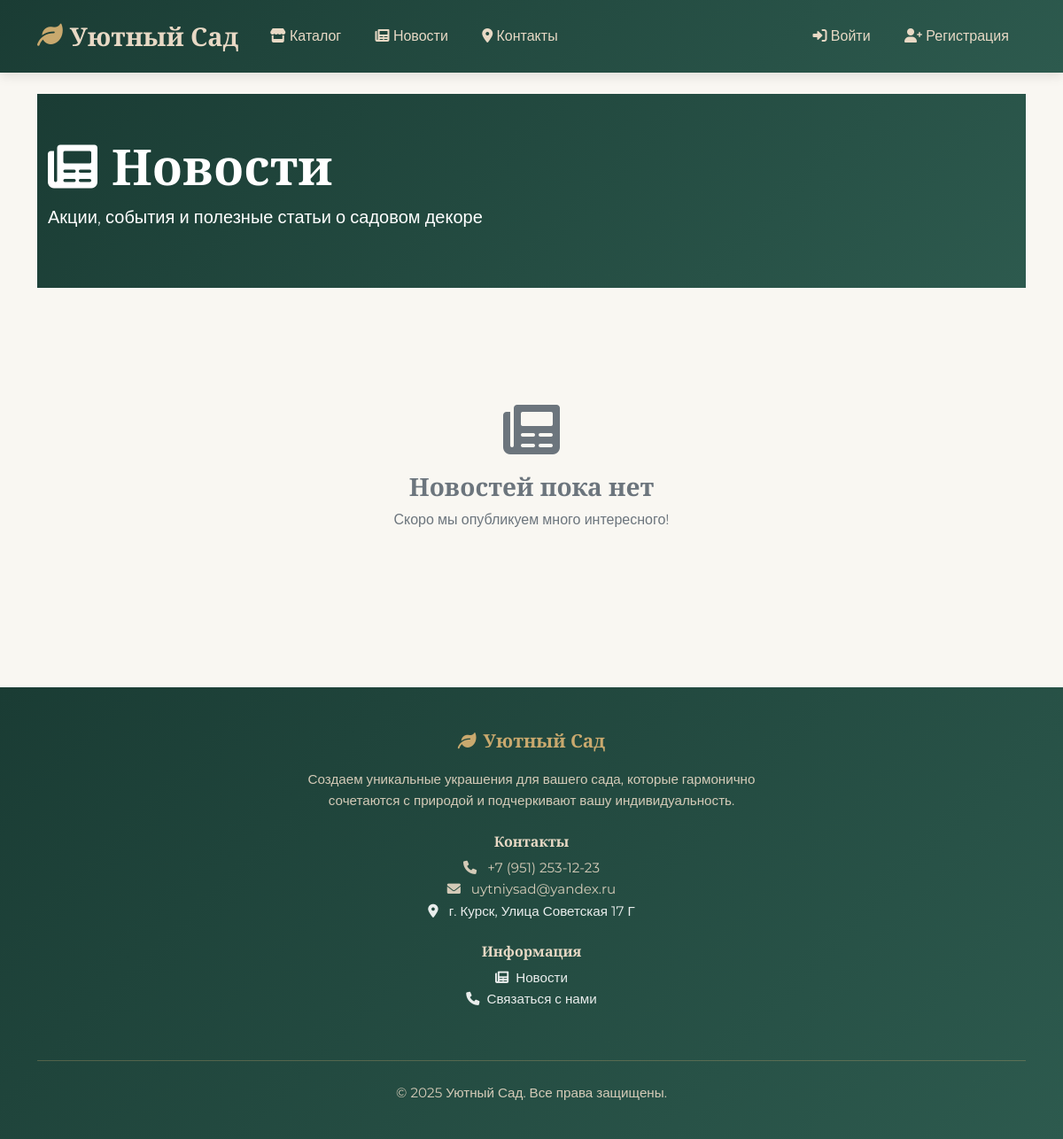
Before: /news/ with the older database file.
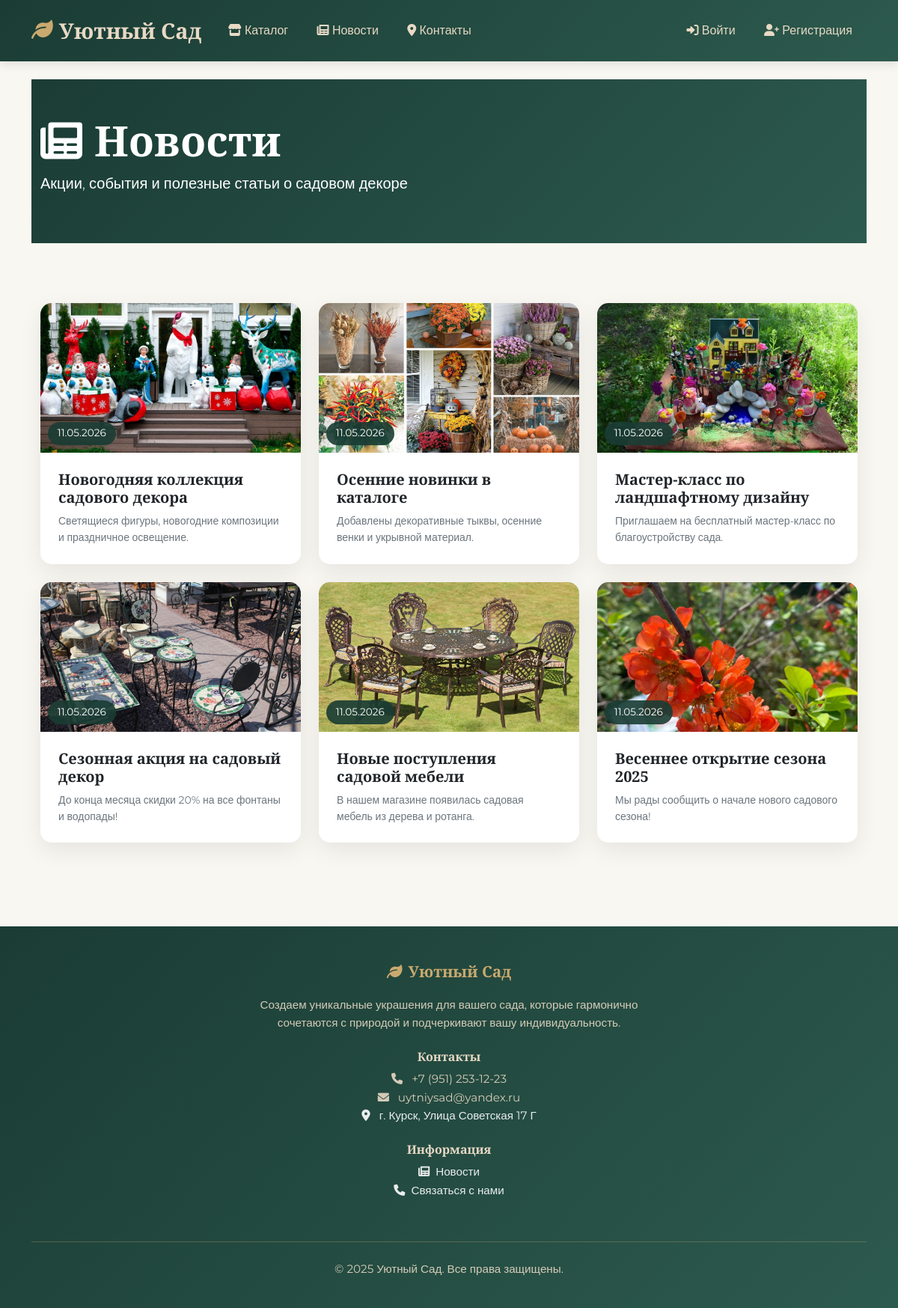
After: the same page with the newer database file.
### products/models.py (models this page shows, shortened)
class News(models.Model):
    title = models.CharField(max_length=100, verbose_name="Заголовок")
    slug = models.SlugField(max_length=100, unique=True, blank=True, verbose_name="URL")
    short_description = models.CharField(max_length=300, verbose_name="Краткое описание")
    content = models.TextField(verbose_name="Содержание")
    image = models.ImageField(upload_to='news', blank=True, null=True, verbose_name="Изображение")
    is_published = models.BooleanField(default=True, verbose_name="Опубликовано")
    created_at = models.DateTimeField(auto_now_add=True, verbose_name="Дата создания")
    updated_at = models.DateTimeField(auto_now=True, verbose_name="Дата обновления")
    class Meta:
        verbose_name = "Новость"
        verbose_name_plural = "Новости"
        ordering = ['-created_at']

### products/views.py (the view)
# urls.py: path('news/', views.news_list, name='news_list'),
def news_list(request):
    news = News.objects.filter(is_published=True).order_by('-created_at')
    paginator = Paginator(news, 6)
    page = request.GET.get('page', 1)
    try:
        news_page = paginator.page(page)
    except PageNotAnInteger:
        news_page = paginator.page(1)
    except EmptyPage:
        news_page = paginator.page(paginator.num_pages)
    return render(request, 'products/news_list.html', {
        'news': news_page,
    })

### cart/context_processors.py (called while the page is built, shortened)
def cart(request):
    return {'cart': None}

### templates/products/news_list.html (shortened to what this page needs)
{% extends 'base.html' %}
{% load static %}
{% block content %}
<div class="page-header">
    <div class="container">
        <h1 class="display-4 fw-bold"><i class="fas fa-newspaper me-3"></i>Новости</h1>
        <p class="lead">Акции, события и полезные статьи о садовом декоре</p>
    </div>
</div>
<section class="py-5">
    <div class="container">
        {% if news %}
        <div class="row g-4">
            {% for item in news %}
            <div class="col-md-6 col-lg-4">
                <a href="{% url 'news_detail' item.slug %}" class="text-decoration-none">
                    <div class="news-card">
                        <div class="news-image-wrap">
                            {% if item.image %}
                            <img src="{{ item.image.url }}" alt="{{ item.title }}" class="news-image">
                            {% else %}
                            <div class="news-image d-flex align-items-center justify-content-center bg-secondary">
                                <i class="fas fa-image text-white fa-3x"></i>
                            </div>
                            {% endif %}
                            <span class="news-date">{{ item.created_at|date:"d.m.Y" }}</span>
                        </div>
                        <div class="p-4">
                            <h5 class="mb-2 text-dark">{{ item.title }}</h5>
                            <p class="text-muted mb-0 small news-desc">{{ item.short_description }}</p>
                        </div>
                    </div>
                </a>
            </div>
            {% endfor %}
        </div>
        {% else %}
        <div class="text-center py-5">
            <i class="fas fa-newspaper text-muted fa-4x mb-3"></i>
            <h3 class="text-muted">Новостей пока нет</h3>
            <p class="text-muted">Скоро мы опубликуем много интересного!</p>
        </div>
        {% endif %}
    </div>
</section>
{% endblock %}

### templates/base.html (shortened to what this page needs)
{% load static %}
<!DOCTYPE html>
<html lang="ru">
<head>
    <link href="https://cdn.jsdelivr.net/npm/bootstrap@5.1.3/dist/css/bootstrap.min.css" rel="stylesheet">
    <link href="https://cdnjs.cloudflare.com/ajax/libs/font-awesome/6.0.0/css/all.min.css" rel="stylesheet">
    <link rel="stylesheet" href="{% static 'css/style.css' %}">
</head>
<body>
    <nav class="navbar navbar-expand-lg navbar-dark sticky-top">
        <div class="container">
            <a class="navbar-brand" href="{% url 'home' %}">
                <i class="fas fa-leaf"></i>Уютный Сад
            </a>
            <div class="collapse navbar-collapse" id="navbarNav">
                <ul class="navbar-nav me-auto">
                    <li class="nav-item">
                        <a class="nav-link" href="{% url 'product_list' %}">
                            <i class="fas fa-store"></i> Каталог
                        </a>
                    </li>
                    <li class="nav-item">
                        <a class="nav-link" href="{% url 'news_list' %}">
                            <i class="fas fa-newspaper"></i> Новости
                        </a>
                    </li>
                    <li class="nav-item">
                        <a class="nav-link" href="{% url 'contacts' %}">
                            <i class="fas fa-map-marker-alt"></i> Контакты
                        </a>
                    </li>
                </ul>
                <ul class="navbar-nav ms-auto">
                    {% if user.is_authenticated %}
                        <li class="nav-item">
                            <a class="nav-link" href="{% url 'plant_classifier' %}">
                                <i class="fa-solid fa-comment-nodes"></i> Классификатор
                            </a>
                        </li>
                        <li class="nav-item">
                            <a class="nav-link" href="{% url 'cart_view' %}">
                                <i class="fa-brands fa-openai"></i> Корзина
                                {% if cart and cart.items.count > 0 %}
                                <span class="badge bg-success cart-badge">{{ cart.items.count }}</span>
                                {% else %}
                                <span class="badge bg-success cart-badge" style="display: none;">0</span>
                                {% endif %}
                            </a>
                        </li>
                        <li class="nav-item dropdown">
                            <a class="nav-link dropdown-toggle" href="#" id="userDropdown" role="button" data-bs-toggle="dropdown">
                                <i class="fas fa-user-circle"></i> {{ user.username }}
                            </a>
                            <ul class="dropdown-menu">
                                <li><a class="dropdown-item" href="{% url 'profile' %}"><i class="fas fa-user me-2"></i>Профиль</a></li>
                                <li><a class="dropdown-item" href="{% url 'order_list' %}"><i class="fas fa-clipboard-list me-2"></i>Мои заказы</a></li>
                                {% if user.is_staff %}
                                <li><hr class="dropdown-divider"></li>
                                <li><a class="dropdown-item" href="{% url 'dashboard:dashboard' %}"><i class="fas fa-chart-line me-2"></i>Дашборд</a></li>
                                {% endif %}
                                <li><hr class="dropdown-divider"></li>
                                <li><a class="dropdown-item" href="{% url 'logout' %}"><i class="fas fa-sign-out-alt me-2"></i>Выйти</a></li>
                            </ul>
                        </li>
                    {% else %}
                        <li class="nav-item">
                            <a class="nav-link" href="{% url 'login' %}">
                                <i class="fas fa-sign-in-alt"></i> Войти
                            </a>
                        </li>
                        <li class="nav-item">
                            <a class="nav-link" href="{% url 'register' %}">
                                <i class="fas fa-user-plus"></i> Регистрация
                            </a>
                        </li>
                    {% endif %}
                </ul>
            </div>
        </div>
    </nav>
    <main class="my-4">
        <div class="container">
            {% block content %}{% endblock %}
        </div>
    </main>
    <footer class="footer">
    <div class="container">
        <div class="row justify-content-center">
            <div class="col-lg-6 col-md-8 text-center">
                <h5><i class="fas fa-leaf me-2"></i>Уютный Сад</h5>
                <p class="mb-4">Создаем уникальные украшения для вашего сада, которые гармонично сочетаются с природой и подчеркивают вашу индивидуальность.</p>
                <div class="mb-4">
                    <h6>Контакты</h6>
                    <ul class="list-unstyled">
                        <li><i class="fas fa-phone me-2"></i> +7 (951) 253-12-23</li>
                        <li><i class="fas fa-envelope me-2"></i> uytniysad@yandex.ru</li>
                        <li><a href="{% url 'contacts' %}" class="text-white text-decoration-none"><i class="fas fa-map-marker-alt me-2"></i> г. Курск, Улица Советская 17 Г</a></li>
                    </ul>
                </div>
                <div class="mb-4">
                    <h6>Информация</h6>
                    <ul class="list-unstyled">
                        <li><a href="{% url 'news_list' %}" class="text-white text-decoration-none"><i class="fas fa-newspaper me-2"></i>Новости</a></li>
                        <li><a href="{% url 'contacts' %}" class="text-white text-decoration-none"><i class="fas fa-phone me-2"></i>Связаться с нами</a></li>
                    </ul>
                </div>
            </div>
        </div>
        <div class="footer-bottom text-center">
            <p>&copy; 2025 Уютный Сад. Все права защищены.</p>
        </div>
    </div>
</footer>
</body>
</html>

### static/css/style.css (style rules this page uses)
:root { --primary-green: #2e7d32; --secondary-green: #4caf50; --light-green: #e8f5e9; --dark-green: #1b5e20; --accent-gold: #ffd54f; --text-dark: #333333; --text-light: #666666; --border-light: #e0e0e0; --background-light: #f5f5f5; --white: #ffffff; }
* { margin: 0; padding: 0; box-sizing: border-box; }
body { font-family: 'Roboto', 'Arial', sans-serif; line-height: 1.6; color: var(--text-dark); background-color: var(--white); }
.navbar-brand { font-size: 1.8rem; font-weight: 700; color: var(--primary-green) !important; }
.navbar-brand i { color: var(--secondary-green); }
.navbar { box-shadow: 0 2px 10px rgba(0,0,0,0.1); padding: 0.8rem 0; }
.navbar-nav .nav-link { font-weight: 500; color: var(--text-dark) !important; margin: 0 0.5rem; padding: 0.5rem 1rem !important; border-radius: 4px; transition: all 0.3s ease; }
.footer { background-color: var(--dark-green); color: white; padding: 3rem 0 1rem; margin-top: 4rem; }
.footer h5 { color: var(--accent-gold); margin-bottom: 1rem; }
.footer a { color: #bdbdbd; text-decoration: none; transition: color 0.3s ease; }
.footer-bottom { border-top: 1px solid rgba(255,255,255,0.1); padding-top: 1rem; margin-top: 2rem; }

### templates/base.html (style rules this page uses)
:root { --primary-dark: #1a3c34; --primary-light: #2d5a4e; --accent-gold: #c9a96e; --accent-light: #e8d9c5; --text-dark: #2c2c2c; --text-light: #f8f9fa; --gradient-dark: linear-gradient(135deg, #1a3c34 0%, #2d5a4e 100%); --gradient-light: linear-gradient(135deg, #e8d9c5 0%, #f5efe6 100%); }
body { font-family: 'Montserrat', sans-serif; color: var(--text-dark); background-color: #f9f7f2; line-height: 1.6; }
h1, h2, h3, h4, h5, h6 { font-family: 'Playfair Display', serif; font-weight: 600; }
.navbar { background: var(--gradient-dark) !important; box-shadow: 0 4px 12px rgba(0, 0, 0, 0.1); padding: 0.8rem 0; }
.navbar-brand { font-family: 'Playfair Display', serif; font-weight: 700; font-size: 1.8rem; color: var(--accent-light) !important; display: flex; align-items: center; }
.navbar-brand i { color: var(--accent-gold); margin-right: 0.5rem; }
.navbar-nav .nav-link { color: var(--accent-light) !important; font-weight: 500; padding: 0.5rem 1rem; transition: all 0.3s ease; border-radius: 4px; margin: 0 0.2rem; }
.footer { background: var(--gradient-dark); color: var(--accent-light); padding: 3rem 0 1.5rem; margin-top: 4rem; }
.footer h5 { color: var(--accent-gold); margin-bottom: 1.2rem; font-size: 1.3rem; }
.footer p, .footer li { font-size: 0.95rem; opacity: 0.9; }
.footer-bottom { border-top: 1px solid rgba(201, 169, 110, 0.3); padding-top: 1.5rem; margin-top: 2rem; }
main { min-height: calc(100vh - 300px); }

### templates/products/news_list.html (style rules this page uses)
.news-card { background: white; border-radius: 15px; overflow: hidden; box-shadow: 0 10px 30px rgba(0,0,0,0.08); transition: all 0.3s ease; }
.news-image-wrap { position: relative; height: 200px; overflow: hidden; background: #e0e0e0; }
.news-image { height: 200px; object-fit: cover; width: 100%; display: block; }
.news-date { position: absolute; bottom: 10px; left: 10px; background: rgba(26, 60, 52, 0.9); color: white; padding: 0.3rem 0.8rem; border-radius: 20px; font-size: 0.85rem; }
.news-desc { display: -webkit-box; -webkit-line-clamp: 3; -webkit-box-orient: vertical; overflow: hidden; }
.page-header { background: linear-gradient(135deg, #1a3c34 0%, #2d5a4e 100%); color: white; padding: 3rem 0; margin-bottom: 2rem; }

Changed rows visible on the page:
added News: image (picture), created_at "11.05.2026", title "Новогодняя коллекция садового декора", short_description "Светящиеся фигуры, новогодние композиции и праздничное освещение."
added News: image (picture), created_at "11.05.2026", title "Осенние новинки в каталоге", short_description "Добавлены декоративные тыквы, осенние венки и укрывной материал."
added News: image (picture), created_at "11.05.2026", title "Мастер-класс по ландшафтному дизайну", short_description "Приглашаем на бесплатный мастер-класс по благоустройству сада."
added News: image (picture), created_at "11.05.2026", title "Сезонная акция на садовый декор", short_description "До конца месяца скидки 20% на все фонтаны и водопады!"
added News: image (picture), created_at "11.05.2026", title "Новые поступления садовой мебели", short_description "В нашем магазине появилась садовая мебель из дерева и ротанга."
added News: image (picture), created_at "11.05.2026", title "Весеннее открытие сезона 2025", short_description "Мы рады сообщить о начале нового садового сезона!"
Other visible differences:
text no longer shown: "Новостей пока нет Скоро мы опубликуем много интересного!"
